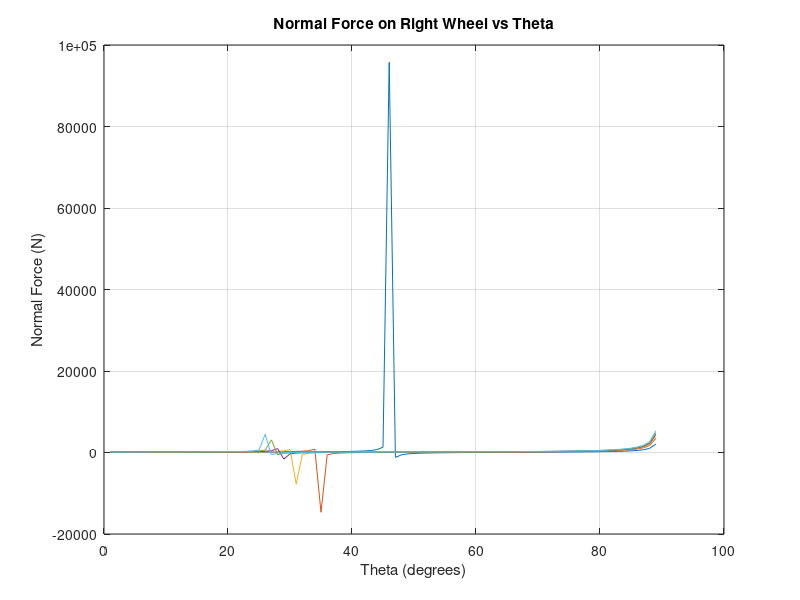

This chart was generated by the following MATLAB code: (Note: this script raises an error after producing the figure.)
%% Mast Model (CASE 1: tipping side to side)
clc;
clear all;
close all;
%% givens
m_top = linspace(0,5,6); %kg, mass on top of mast
m_mast = m_top; %mass of mast
m_body = 20; %kg, mass of rover body (17kg is mass of HERMES)
h_mast = 5;%linspace(10, 0, 5): %m, height of mast
w_body = 0.5; %m, width of body
l_body = 0.7; %m, length of body
h_body = 0.2; %m, height of body
g = 9.81; %kg-m/s2, gravity

figure(1)
%loop through different masses
for i = 1:6
    

%iterate through various angles created by obstacle
thetas = 0:1:90; % degrees

%% calculate the cgs
%for mast and top
z_mast = (h_body + (h_mast/2) + ((w_body/2)./sind(thetas))).*cosd(thetas);
z_top = (h_body + h_mast + ((w_body/2)./sind(thetas))).*cosd(thetas);
z_body = ((h_body/2) + (w_body./(2.*sind(thetas)))).*cosd(thetas);

y_mast = (z_mast - (h_body + (h_mast/2))./cosd(thetas))./tand(thetas);
y_top = (z_top - (h_body + h_mast)./cosd(thetas))./tand(thetas);
y_body = (z_body - (h_body./(2.*cosd(thetas))))./tand(thetas);


%for entire system
m_total = m_body + m_mast(i) + m_top(i); %total mass of entire system
z_cg = ((m_body*z_body) + (m_mast(i)*z_mast) + (m_top(i) * z_top))/m_total;
y_cg = ((m_body*y_body) + (m_mast(i)*y_mast) + (m_top(i) * y_top))/m_total;
%% Equations of Motion

%solve for normal force on right wheel
N_r = (y_cg.*(m_total*g))./((2.*y_cg.*cosd(thetas)) - (z_cg.*sind(thetas)));


%% Plot
plot(thetas, N_r)
title('Normal Force on Right Wheel vs Theta')
xlabel('Theta (degrees)')
ylabel('Normal Force (N)')

grid on
hold on
end
%mark angle where 7cm obstacle would be
xline(asind(0.07/w_body), '--r');
legend('Mass on Top = 0kg','Mass on Top = 1kg', 'Mass on Top = 2kg',...
    'Mass on Top = 3kg', 'Mass on Top = 4kg', 'Mass on Top = 5kg', 'Angle created by 7cm tall obstacle');


figure(2)
m_top = 5;
m_mast = 5;
h_mast = linspace(0, 5, 6); %m, height of mast
%loop through different heights
for i = 1:6
    

%iterate through various angles created by obstacle
thetas = 0:1:90; % degrees

%% calculate the cgs
%for mast and top
z_mast = (h_body + (h_mast(i)/2) + ((w_body/2)./sind(thetas))).*cosd(thetas);
z_top = (h_body + h_mast(i) + ((w_body/2)./sind(thetas))).*cosd(thetas);
z_body = ((h_body/2) + (w_body./(2.*sind(thetas)))).*cosd(thetas);

y_mast = (z_mast - (h_body + (h_mast(i)/2))./cosd(thetas))./tand(thetas);
y_top = (z_top - (h_body + h_mast(i))./cosd(thetas))./tand(thetas);
y_body = (z_body - (h_body./(2.*cosd(thetas))))./tand(thetas);


%for entire system
m_total = m_body + m_mast + m_top; %total mass of entire system
z_cg = ((m_body*z_body) + (m_mast*z_mast) + (m_top * z_top))/m_total;
y_cg = ((m_body*y_body) + (m_mast*y_mast) + (m_top * y_top))/m_total;
%% Equations of Motion

%solve for normal force on right wheel
N_r = (y_cg.*(m_total*g))./((2.*y_cg.*cosd(thetas)) - (z_cg.*sind(thetas)));


%% Plot
plot(thetas, N_r)
title('Normal Force on Right Wheel vs Theta')
xlabel('Theta (degrees)')
ylabel('Normal Force (N)')
grid on
hold on
end

%mark angle where 7cm obstacle would be
xline(asind(0.07/w_body), '--r');
legend('Height of Mast = 0m','Mass on Top = 1m', 'Mass on Top = 2m',...
    'Mass on Top = 3m', 'Mass on Top = 4m', 'Mass on Top = 5m', 'Angle created by 7cm tall obstacle');
